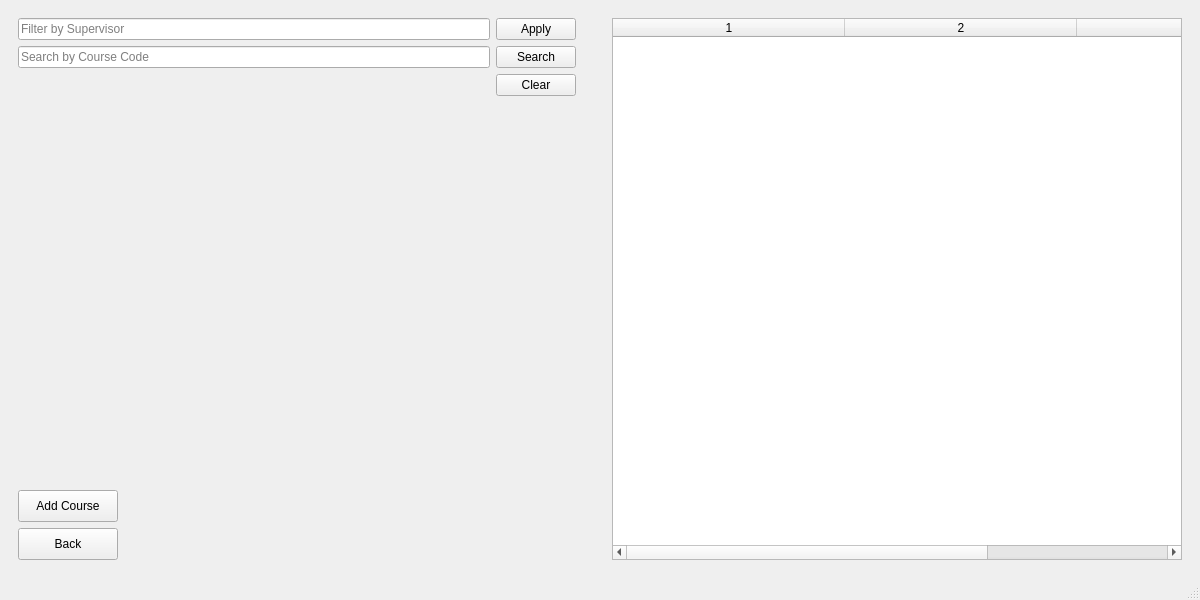
<?xml version="1.0" encoding="UTF-8"?>
<ui version="4.0">
 <class>coursemenu</class>
 <widget class="QMainWindow" name="coursemenu">
  <property name="geometry">
   <rect>
    <x>0</x>
    <y>0</y>
    <width>1200</width>
    <height>600</height>
   </rect>
  </property>
  <property name="windowTitle">
   <string>MainWindow</string>
  </property>
  <widget class="QWidget" name="centralwidget">
   <layout class="QGridLayout" name="gridLayout">
    <item row="0" column="0">
     <layout class="QHBoxLayout" name="horizontalLayout">
      <item>
       <layout class="QVBoxLayout" name="verticalLayout">
        <item>
         <widget class="QWidget" name="widget" native="true">
          <layout class="QGridLayout" name="gridLayout_3">
           <item row="4" column="0" colspan="4">
            <widget class="QWidget" name="widget_2" native="true"/>
           </item>
           <item row="11" column="0">
            <widget class="QPushButton" name="backbtncourse">
             <property name="sizePolicy">
              <sizepolicy hsizetype="Expanding" vsizetype="Expanding">
               <horstretch>0</horstretch>
               <verstretch>0</verstretch>
              </sizepolicy>
             </property>
             <property name="maximumSize">
              <size>
               <width>100</width>
               <height>32</height>
              </size>
             </property>
             <property name="text">
              <string>Back</string>
             </property>
            </widget>
           </item>
           <item row="3" column="1">
            <widget class="QPushButton" name="pushButton">
             <property name="text">
              <string>Clear</string>
             </property>
            </widget>
           </item>
           <item row="8" column="0">
            <widget class="QPushButton" name="btn_add">
             <property name="sizePolicy">
              <sizepolicy hsizetype="Expanding" vsizetype="Expanding">
               <horstretch>0</horstretch>
               <verstretch>0</verstretch>
              </sizepolicy>
             </property>
             <property name="maximumSize">
              <size>
               <width>100</width>
               <height>32</height>
              </size>
             </property>
             <property name="text">
              <string>Add Course</string>
             </property>
            </widget>
           </item>
           <item row="0" column="0">
            <widget class="QLineEdit" name="lbl_filter">
             <property name="placeholderText">
              <string>Filter by Supervisor</string>
             </property>
            </widget>
           </item>
           <item row="1" column="0">
            <widget class="QLineEdit" name="lbl_search">
             <property name="placeholderText">
              <string>Search by Course Code</string>
             </property>
            </widget>
           </item>
           <item row="0" column="1">
            <widget class="QPushButton" name="btn_filter">
             <property name="text">
              <string>Apply</string>
             </property>
            </widget>
           </item>
           <item row="1" column="1">
            <widget class="QPushButton" name="btn_search">
             <property name="text">
              <string>Search</string>
             </property>
            </widget>
           </item>
          </layout>
         </widget>
        </item>
       </layout>
      </item>
      <item>
       <widget class="QWidget" name="widget_3" native="true">
        <property name="sizePolicy">
         <sizepolicy hsizetype="Preferred" vsizetype="Expanding">
          <horstretch>0</horstretch>
          <verstretch>0</verstretch>
         </sizepolicy>
        </property>
        <layout class="QGridLayout" name="gridLayout_4">
         <item row="0" column="0">
          <widget class="QTableWidget" name="tbl_course">
           <property name="editTriggers">
            <set>QAbstractItemView::NoEditTriggers</set>
           </property>
           <property name="columnCount">
            <number>3</number>
           </property>
           <attribute name="horizontalHeaderCascadingSectionResizes">
            <bool>false</bool>
           </attribute>
           <attribute name="horizontalHeaderMinimumSectionSize">
            <number>43</number>
           </attribute>
           <attribute name="horizontalHeaderDefaultSectionSize">
            <number>232</number>
           </attribute>
           <column/>
           <column/>
           <column/>
          </widget>
         </item>
        </layout>
       </widget>
      </item>
     </layout>
    </item>
   </layout>
  </widget>
  <widget class="QMenuBar" name="menubar">
   <property name="geometry">
    <rect>
     <x>0</x>
     <y>0</y>
     <width>1200</width>
     <height>25</height>
    </rect>
   </property>
  </widget>
  <widget class="QStatusBar" name="statusbar"/>
 </widget>
 <resources/>
 <connections/>
</ui>
